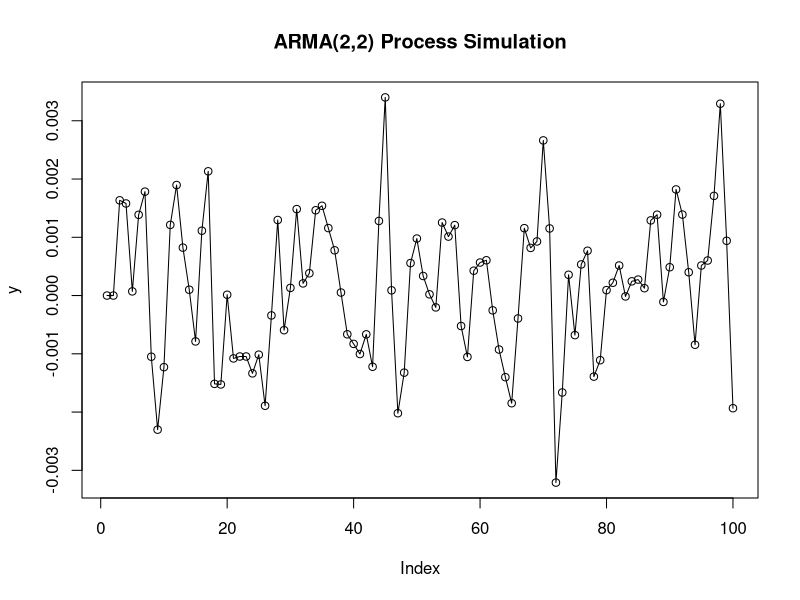
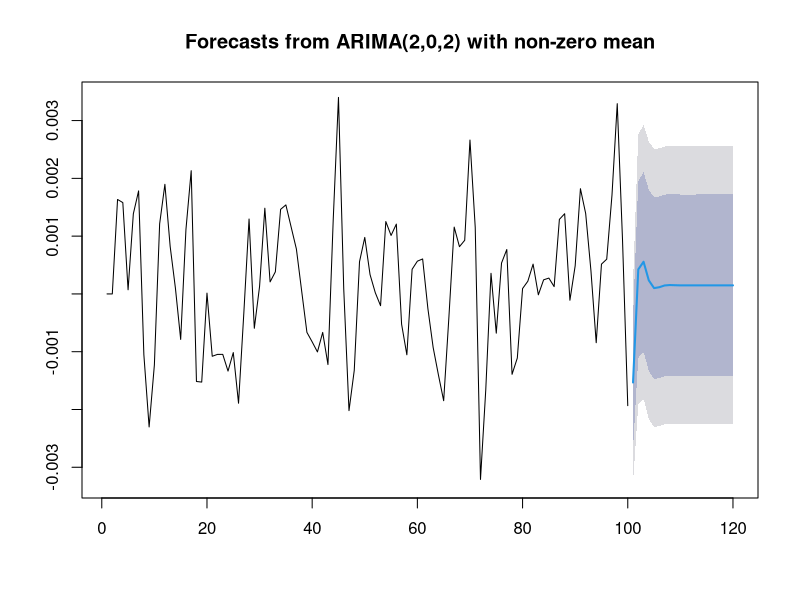

Write the R code that produced these figures, in order.
# ARMA(2,2) Model Simulation

# Set parameters for ARMA(2,2)
phi1 <- 0.5
phi2 <- -0.25
theta1 <- 0.4
theta2 <- -0.3
sigma <- 1e-3 # Standard deviation of noise
n <- 100 # Sample size

# Generate white noise
set.seed(123)
epsilon <- rnorm(n, mean = 0, sd = sigma)

# Initialize vectors
y <- rep(0, n) # Vector to store the ARMA(2,2) process
errors <- rep(0, n) # Vector to store errors (MA part)

# Generate ARMA(2,2) process
for (t in 3:n) {
  errors[t] <- epsilon[t] + theta1 * epsilon[t-1] + theta2 * epsilon[t-2]
  y[t] <- phi1 * y[t-1] + phi2 * y[t-2] + errors[t]
}

# Plot the result
plot(y, type = 'o', main = "ARMA(2,2) Process Simulation")

########################################################
fit1 <- arima(y, order = c(1, 0, 0))
print(fit1)

fit2 <- arima(y, order = c(2, 0, 0))
print(fit2)

fit3 <- arima(y, order = c(3, 0, 0))
print(fit3)

fit4 <- arima(y, order = c(4, 0, 0))
print(fit4)

fit5 <- arima(y, order = c(5, 0, 0))
print(fit5)

fit6 <- arima(y, order = c(0, 0, 1))
print(fit6)

fit7 <- arima(y, order = c(0, 0, 2))
print(fit7)

fit8 <- arima(y, order = c(0, 0, 3))
print(fit8)

fit9 <- arima(y, order = c(0, 0, 4))
print(fit9)

fit10 <- arima(y, order = c(0, 0, 5))
print(fit10)

#####################################################
# Load the necessary library
library(forecast)

# Fit an ARMA(2,2) model to the time series data 'y'
fit <- arima(y, order=c(2,0,2))
print(fit)

# Forecast future values for 20 periods
future <- forecast(fit, h=20)

# Plot the original time series and the forecasts
plot(future)

